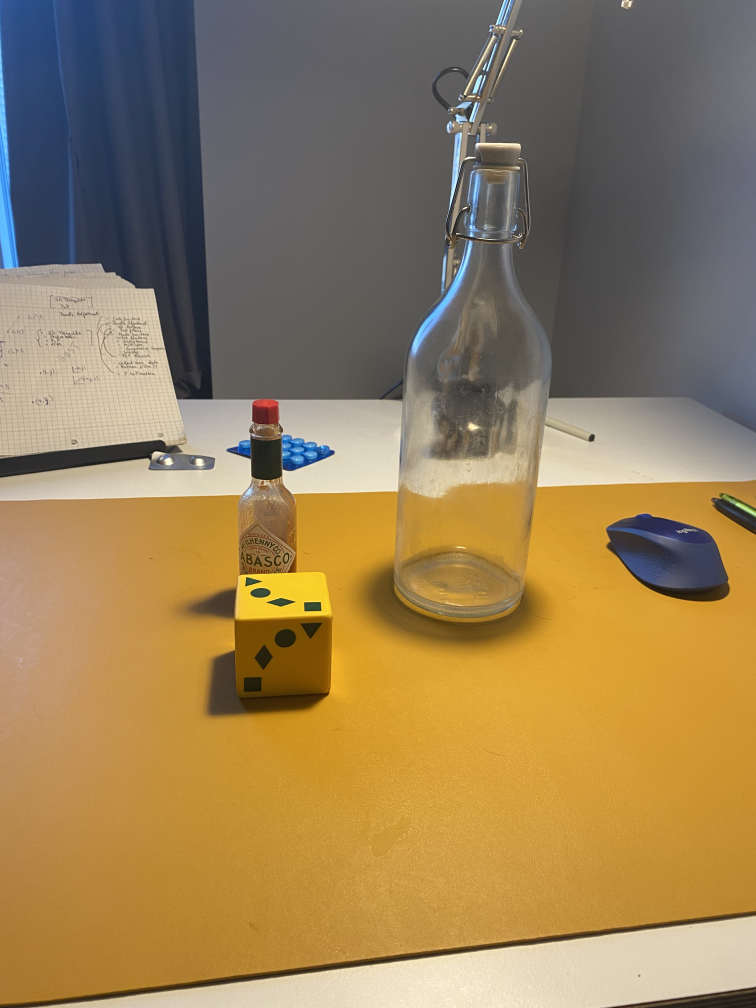
#> input picture test images/IMG_4849.JPG, 3024 x 4032 px, found by its file name (shown at 1/4 size)
$ jupyter execute Sfm.ipynb
#> lines starting #> are read from the running program, lines starting #| are printed output that depends on the picture; long printed decimals are rounded
[cell 1]
import numpy as np
import cv2
import matplotlib.pyplot as plt
import glob

[cell 2]
img1 = cv2.imread('test images\IMG_4849.JPG',cv2.IMREAD_GRAYSCALE)          # queryImage
img2 = cv2.imread('test images\IMG_4850.JPG',cv2.IMREAD_GRAYSCALE) # trainImage
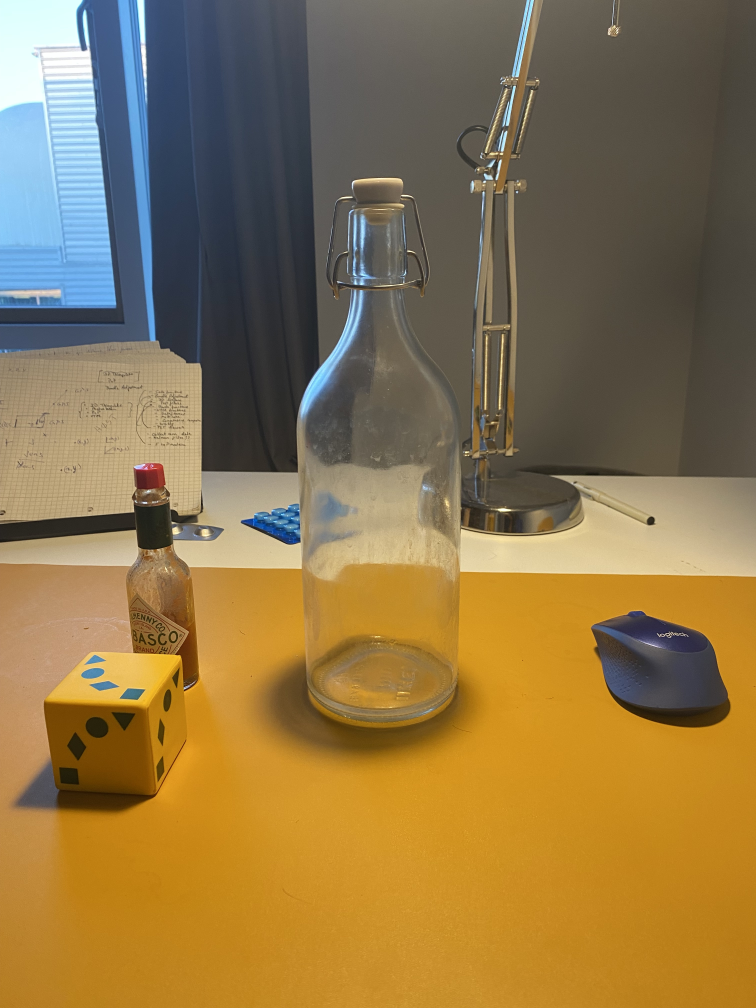
#> input picture test images/IMG_4850.JPG, 3024 x 4032 px, found by its file name (shown at 1/4 size)

scale_percent = 35 # percent of original size
width = int(img1.shape[1] * scale_percent / 100)
height = int(img1.shape[0] * scale_percent / 100)
dim = (width, height)

# resize image
img1 = cv2.resize(img1, dim, interpolation = cv2.INTER_AREA)
#> img1: shape (1411, 1058)
img2 = cv2.resize(img2, dim, interpolation = cv2.INTER_AREA)
#> img2: shape (1411, 1058)

print(np.shape(img1))
#| (1411, 1058)

[cell 3]
# Initiate SIFT detector
sift = cv2.SIFT_create()
# find the keypoints and descriptors with SIFT
kp1, des1 = sift.detectAndCompute(img1,None)
#> kp1 = 1088 keypoints; strongest (x, y, size): (639, 327, 1.8), (828, 613, 6.1), (720, 56, 2), (729, 43, 2)
kp2, des2 = sift.detectAndCompute(img2,None)
#> kp2 = 1272 keypoints; strongest (x, y, size): (204, 704, 1.8), (911, 729, 7.6), (652, 633, 1.9), (245, 743, 7)
# FLANN parameters
FLANN_INDEX_KDTREE = 1
index_params = dict(algorithm = FLANN_INDEX_KDTREE, trees = 5)
search_params = dict(checks=50)   # or pass empty dictionary
flann = cv2.FlannBasedMatcher(index_params,search_params)
matches = flann.knnMatch(des1,des2,k=2)
#> matches = 1088 matches
pts1 = []
pts2 = []
# Need to draw only good matches, so create a mask
matchesMask = [[0,0] for i in range(len(matches))]
#> matchesMask = 1088 pairs, first value 0 to 0, second value 0 to 0
# ratio test as per Lowe's paper
for i,(m,n) in enumerate(matches):
    if m.distance < 0.7*n.distance:
        matchesMask[i]=[1,0]
        pts2.append(kp2[m.trainIdx].pt)
        pts1.append(kp1[m.queryIdx].pt)
#> after the loop, matchesMask = 1088 pairs, first value 0 to 1, second value 0 to 0; pts1 = 181 pairs, first value 18.72 to 1019.2, second value 7.49 to 978.5; pts2 = 181 pairs, first value 60.11 to 1020, second value 47.11 to 1075.7
draw_params = dict(matchColor = (0,255,0),
                   singlePointColor = (255,0,0),
                   matchesMask = matchesMask,
                   flags = cv2.DrawMatchesFlags_DEFAULT)
#> draw_params = 4 items
img3 = cv2.drawMatchesKnn(img1,kp1,img2,kp2,matches,None,**draw_params)
plt.imshow(img3,),plt.show()

[cell 4]
pts1 = np.int32(pts1)
#> pts1 = 181 pairs, first value 18 to 1019, second value 7 to 978
pts2 = np.int32(pts2)
#> pts2 = 181 pairs, first value 60 to 1019, second value 47 to 1075
F, mask = cv2.findFundamentalMat(pts1,pts2,cv2.FM_LMEDS)
#> F = [[-1.07e-07, -1.21e-06, 0.0011], [2.53e-06, 5.2e-07, -0.00727], [-0.00191, 0.00634, 1]]; mask = 181 values, max 1 at index 0, min 0 at index 3, mean 0.84
# We select only inlier points
pts1 = pts1[mask.ravel()==1]
#> pts1 = 152 pairs, first value 18 to 871, second value 7 to 907
pts2 = pts2[mask.ravel()==1]
#> pts2 = 152 pairs, first value 80 to 853, second value 47 to 1032
print(F)
#| [[-1.06828712e-07 -1.21164522e-06  1.09769801e-03]
#|  [ 2.53074009e-06  5.19751889e-07 -7.26744746e-03]
#|  [-1.90571631e-03  6.33628439e-03  1.00000000e+00]]

def drawlines(img1,img2,lines,pts1,pts2):
    ''' img1 - image on which we draw the epilines for the points in img2
        lines - corresponding epilines '''
    r,c = img1.shape
    img1 = cv2.cvtColor(img1,cv2.COLOR_GRAY2BGR)
    img2 = cv2.cvtColor(img2,cv2.COLOR_GRAY2BGR)
    for r,pt1,pt2 in zip(lines,pts1,pts2):
        color = tuple(np.random.randint(0,255,3).tolist())
        x0,y0 = map(int, [0, -r[2]/r[1] ])
        x1,y1 = map(int, [c, -(r[2]+r[0]*c)/r[1] ])
        img1 = cv2.line(img1, (x0,y0), (x1,y1), color,1)
        img1 = cv2.circle(img1,tuple(pt1),5,color,-1)
        img2 = cv2.circle(img2,tuple(pt2),5,color,-1)
    return img1,img2

[cell 5]
# Find epilines corresponding to points in right image (second image) and
# drawing its lines on left image
lines1 = cv2.computeCorrespondEpilines(pts2.reshape(-1,1,2), 2,F)
#> lines1 = 152 rows, first 8: [-0.0736, 0.997, -461.7], [-0.0736, 0.997, -461.7], [-0.0646, 0.998, -486.8], [-0.0387, 0.999, -558.3], [-0.0387, 0.999, -558.3], [-0.0389, 0.999, -557.8], [-0.0378, 0.999, -560.9], [-0.0546, 0.999, -514.4]
lines1 = lines1.reshape(-1,3)
img5,img6 = drawlines(img1,img2,lines1,pts1,pts2)
#> the loop in drawlines, `for r,pt1,pt2 in zip(lines,pts1,pts2):` made 152 passes
#> (r, pt1, pt2, color, y0, y1) on passes 1 to 3: ([-0.0736, 0.997, -461.7], [18, 464], [82, 566], (172, 47, 117), 462, 541), ([-0.0736, 0.997, -461.7], [18, 464], [82, 566], (192, 67, 251), 462, 541), ([-0.0646, 0.998, -486.8], [22, 489], [80, 589], (195, 103, 9), 487, 556)
#> after the loop in drawlines, `for r,pt1,pt2 in zip(lines,pts1,pts2):`:
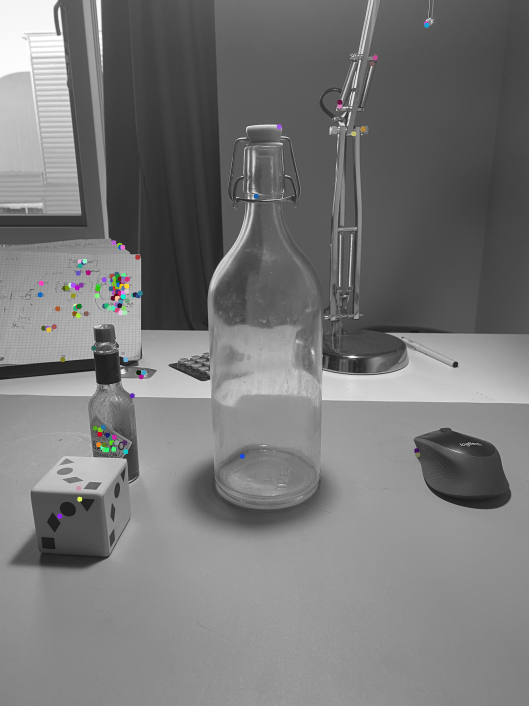
#> img2: shape (1411, 1058, 3) (shown at 1/2 size); mean B, G, R 119.7, 119.7, 119.7
# Find epilines corresponding to points in left image (first image) and
# drawing its lines on right image
lines2 = cv2.computeCorrespondEpilines(pts1.reshape(-1,1,2), 1,F)
#> lines2 = 152 rows, first 8: [0.0762, -0.997, 557.9], [0.0762, -0.997, 557.9], [0.0721, -0.997, 581.5], [0.0605, -0.998, 648], [0.0605, -0.998, 648], [0.0603, -0.998, 648.7], [0.0597, -0.998, 652.5], [0.0675, -0.998, 608]
lines2 = lines2.reshape(-1,3)
img3,img4 = drawlines(img2,img1,lines2,pts2,pts1)
#> the loop in drawlines (call 2), `for r,pt1,pt2 in zip(lines,pts1,pts2):` made 152 passes
#> (r, pt1, pt2, color, y0, y1) on passes 1 to 3: ([0.0762, -0.997, 557.9], [82, 566], [18, 464], (32, 170, 14), 559, 640), ([0.0762, -0.997, 557.9], [82, 566], [18, 464], (214, 28, 20), 559, 640), ([0.0721, -0.997, 581.5], [80, 589], [22, 489], (210, 68, 22), 583, 659)
#> after the loop in drawlines (call 2), `for r,pt1,pt2 in zip(lines,pts1,pts2):`:
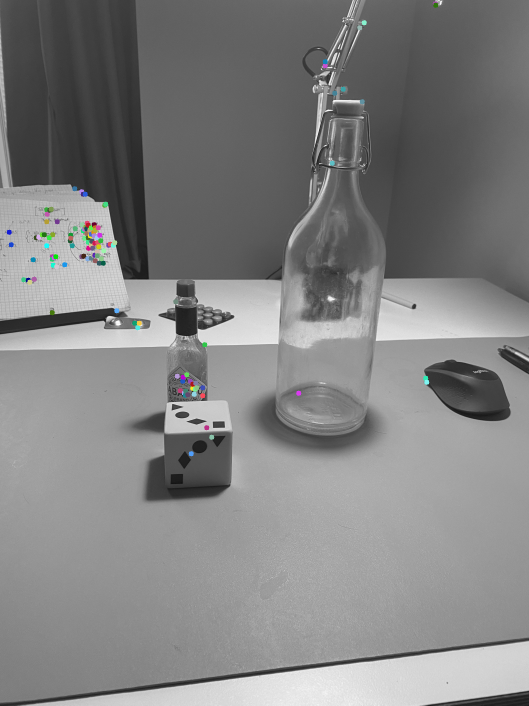
#> img2: shape (1411, 1058, 3) (shown at 1/2 size); mean B, G, R 129.7, 129.8, 129.6
plt.subplot(121),plt.imshow(img5)
plt.subplot(122),plt.imshow(img3)
plt.show()

[cell 6]
calib_img = cv2.imread('Caliberation Images/trial 2/IMG_4839.JPG')
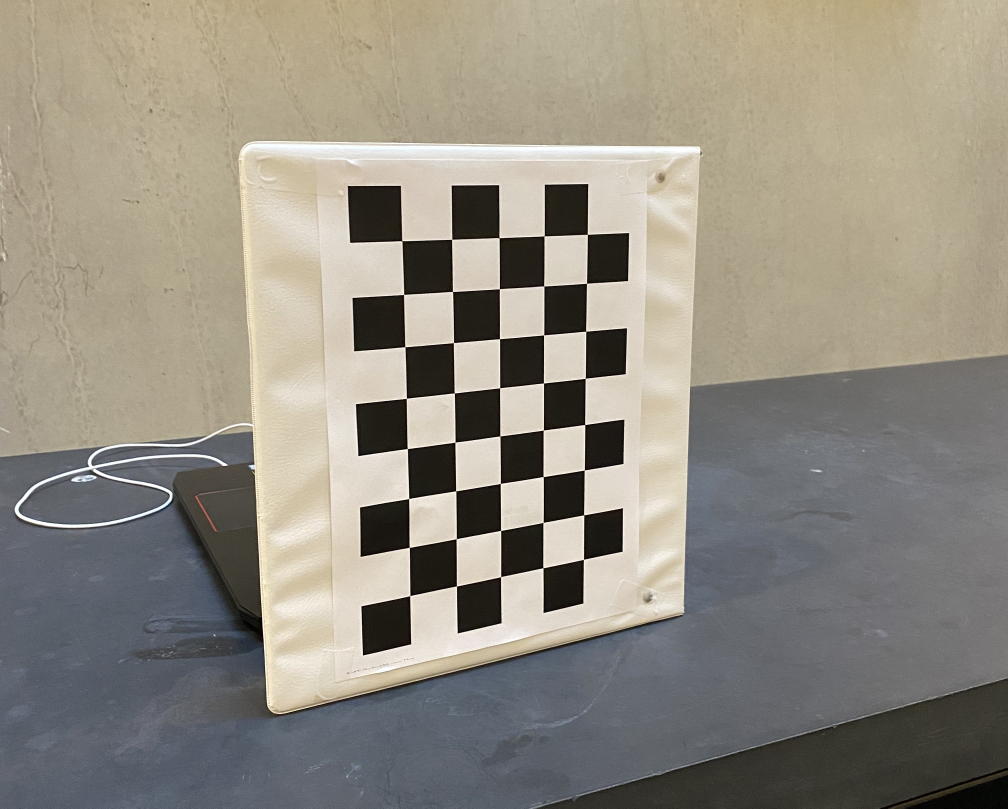
#> input picture Caliberation Images/trial 2/IMG_4839.JPG, 3024 x 2425 px (shown at 1/3 size)
#> calib_img is the input picture: shape (2425, 3024, 3); mean B, G, R 129.7, 141, 146.1


scale_percent = 35 # percent of original size
width = int(calib_img.shape[1] * scale_percent / 100)
height = int(calib_img.shape[0] * scale_percent / 100)
#> height = 848
dim = (width, height)
#> dim = (1058, 848)

# resize image
calib_imgg = cv2.resize(calib_img, dim, interpolation = cv2.INTER_AREA)

# cv2.imshow('img',calib_imgg)
# cv2.waitKey(0)
# cv2.destroyAllWindows()

This one

[cell 7]
#Define size of chessboard target.
chessboard_size = (8,5)

#Define arrays to save detected points
obj_points = [] #3D points in real world space
img_points = [] #3D points in image plane
#Prepare grid and points to display
objp = np.zeros((np.prod(chessboard_size),3),dtype=np.float32)
objp[:,:2] = np.mgrid[0:chessboard_size[0], 0:chessboard_size[1]].T.reshape(-1,2)
objp = objp * 0.03

[cell 8]
folderpath = 'Caliberation Images/trial 2'
calibration_paths = glob.glob(f'{folderpath}/*.jpg')
#Iterate over images to find intrinsic matrix
print(calibration_paths[0])
for fname in calibration_paths:

    img = cv2.imread(fname)
    img = cv2.resize(img, dim, interpolation = cv2.INTER_AREA)
    # cv2.imshow('img',img)
    # cv2.waitKey(0)
    # cv2.destroyAllWindows()

[cell 9]
#read images
calibration_paths = glob.glob('Caliberation Images/*.jpg')
#Iterate over images to find intrinsic matrix
for image_path in calibration_paths:
  #Load image
  image = cv2.imread(image_path)
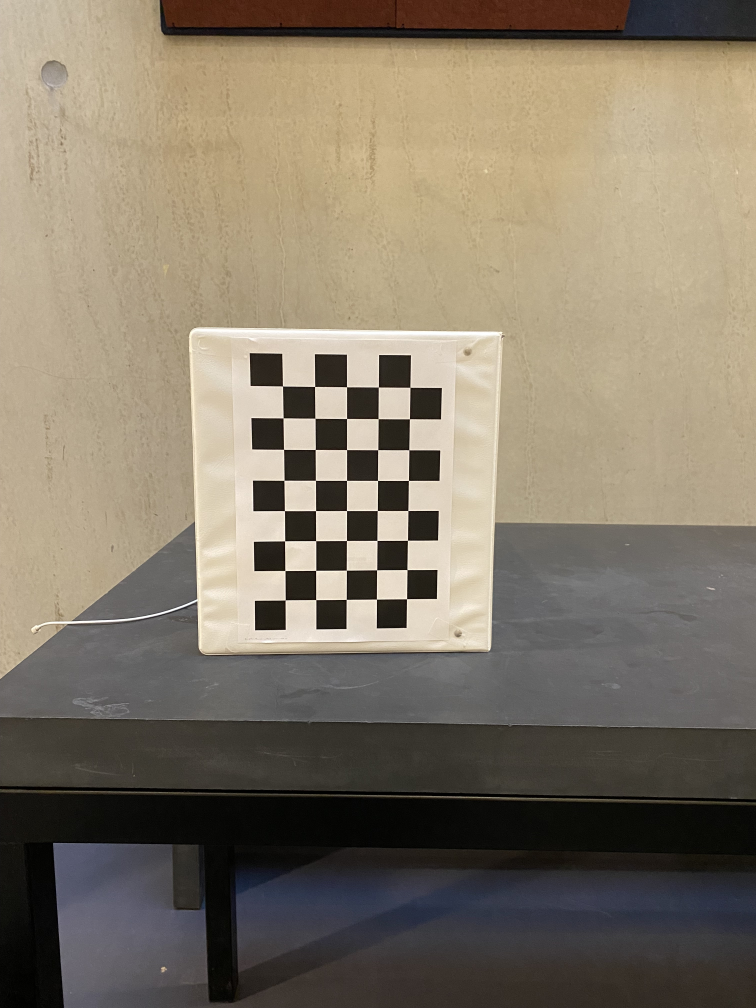
#> input picture Caliberation Images/IMG_4826.JPG, 3024 x 4032 px (shown at 1/4 size)
#> image is the input picture: shape (4032, 3024, 3); mean B, G, R 105.1, 121.3, 131.4
  img = cv2.resize(img, dim, interpolation = cv2.INTER_AREA)
  gray_image = cv2.cvtColor(image, cv2.COLOR_BGR2GRAY)
  print("Image loaded, Analizying...")
  #find chessboard corners
  ret,corners = cv2.findChessboardCorners(gray_image, chessboard_size, None)
#> ret = True; corners = 40 rows, first 8: [1142.1, 2401.4], [1141, 2283.3], [1140.4, 2164.7], [1139.2, 2044.1], [1137.8, 1921.9], [1135.8, 1798.5], [1134.1, 1672.9], [1130.9, 1545]
  if ret == True:
    print("Chessboard detected!")
    print(image_path)
    #define criteria for subpixel accuracy
    criteria = (cv2.TERM_CRITERIA_EPS + cv2.TERM_CRITERIA_MAX_ITER, 30, 0.001)
    #refine corner location (to subpixel accuracy) based on criteria.
    cv2.cornerSubPix(gray_image, corners, (5,5), (-1,-1), criteria)
    obj_points.append(objp)
    img_points.append(corners)

[cell 10]
#Calibrate camera
ret, K, dist, rvecs, tvecs = cv2.calibrateCamera(obj_points, img_points,gray_image.shape[::-1], None, None)
#> ret = 0.272; K = [[2765, 0, 1418.2], [0, 2717.9, 2128.5], [0, 0, 1]]; dist = [[0.107, -0.386, 0.0103, -0.00673, 12.37]]; rvecs = ([0.162, 0.0892, -1.57],); tvecs = ([-0.0678, 0.0681, 0.683],)
# [7 lines of commented-out code are left out]
print(tvecs[0])
#| [[-0.06776]
#|  [ 0.06809  ]
#|  [ 0.6831]]

[cell 11]
random =np.zeros((3,4))
random[:3,:3] = cv2.Rodrigues(rvecs[0])[0]
random[:3,3] = tvecs[0].transpose()
print(random)

[cell 12]
R = cv2.Rodrigues(rvecs[0])[0]
#> R = [[0.00419, 0.999, -0.0462], [-0.987, -0.00322, -0.159], [-0.159, 0.0462, 0.986]]
t = tvecs[0]
#> t = [-0.0678, 0.0681, 0.683]
Rt = np.concatenate([R,t], axis=-1) # [R|t]
#> Rt = [[0.00419, 0.999, -0.0462, -0.0678], [-0.987, -0.00322, -0.159, 0.0681], [-0.159, 0.0462, 0.986, 0.683]]
P = np.matmul(K,Rt) # A[R|t]
#> P = [[-214.4, 2827.6, 1270.9, 781.4], [-3022.2, 89.63, 1665.9, 1638.9], [-0.159, 0.0462, 0.986, 0.683]]
print(P)
#| [[-2.14351936e+02  2.82760179e+03  1.27093014e+03  7.81366511e+02]
#|  [-3.02221941e+03  8.96300556e+01  1.66594783e+03  1.63894391e+03]
#|  [-1.59304793e-01  4.62282188e-02  9.86146508e-01  6.83065093e-01]]

[cell 13]
def FindProjectionMatrix(rotationMatrix,translationVector,K):
    if(np.shape(rotationMatrix)!=(3,3)):
        R = cv2.Rodrigues(rotationMatrix[0])[0]
        print('debug')
    R =rotationMatrix
    Rt = np.concatenate([R,translationVector], axis=-1) # [R|t]
    P = np.matmul(K,Rt) # A[R|t]
    return P

[cell 14]
img = cv2.imread('Caliberation Images\IMG_4826.JPG')
img = cv2.resize(img, dim, interpolation = cv2.INTER_AREA)
h,  w = img.shape[:2]
newcameramtx, roi = cv2.getOptimalNewCameraMatrix(K, dist, (w,h), 1, (w,h))
#> newcameramtx = [[4469.7, 0, 1202], [0, 2340.8, 1053.2], [0, 0, 1]]; roi = (0, 0, 0, 0)
# undistort
dst = cv2.undistort(img, K, dist, None, newcameramtx)
# crop the image
x, y, w, h = roi
#> x = 0; y = 0; w = 0; h = 0
dst = dst[y:y+h, x:x+w]
#> dst = empty array
cv2.imshow('undistorted',img)
cv2.waitKey(0)
cv2.destroyAllWindows()

[cell 15]
E =np.matmul(np.transpose(K),F,K)
#> E = [[-0.000295, -0.00335, 3.04], [0.00688, 0.00141, -19.75], [0.00333, 0.00572, -12.91]]
print(E)
#| [[-2.95382675e-04 -3.35021363e-03  3.03514823e+00]
#|  [ 6.87824147e-03  1.41262195e-03 -1.97520317e+01]
#|  [ 3.32937526e-03  5.72422086e-03 -1.29117761e+01]]

[cell 16]
print(cv2.decomposeEssentialMat(E)[2])
#| [[-0.8164]
#|  [ 0.2228]
#|  [-0.5328]]

[cell 17]
Basepair_2 =FindProjectionMatrix(cv2.decomposeEssentialMat(E)[0],cv2.decomposeEssentialMat(E)[2],K)
#> in FindProjectionMatrix, `R =rotationMatrix`: R = [[0.824, 0.069, -0.563], [-0.412, 0.754, -0.511], [0.389, 0.653, 0.65]]
#> in FindProjectionMatrix, `Rt = np.concatenate([R,translationVector], axis=-1)`: Rt = [[0.824, 0.069, -0.563, -0.816], [-0.412, 0.754, -0.511, 0.223], [0.389, 0.653, 0.65, -0.533]]
#> in FindProjectionMatrix, `P = np.matmul(K,Rt)`: P = [[1.18, 1.98, 1.97, -1.62], [-7.69, -12.9, -12.84, 10.52], [-5.03, -8.43, -8.39, 6.88]]
#> Basepair_2 has the same summary as P in FindProjectionMatrix
print(Basepair_2)
#| [[  1.183   1.980   1.973  -1.618]
#|  [ -7.685 -12.897 -12.835  10.518]
#|  [ -5.027  -8.427  -8.392    6.878]]

[cell 18]
#Basepair_1 = FindProjectionMatrix(np.ones_like(cv2.decomposeEssentialMat(E)[1]),np.ones_like(cv2.decomposeEssentialMat(E)[2]),K)
#Basepair_1 = FindProjectionMatrix(np.eye(3),np.zeros_like(cv2.decomposeEssentialMat(E)[2]),K)
Basepair_1 = np.eye(4)
print(Basepair_1)

[cell 19]
print(K)
#| [[-2.95382675e-04 -3.35021363e-03  3.03514823e+00]
#|  [ 6.87824147e-03  1.41262195e-03 -1.97520317e+01]
#|  [ 3.32937526e-03  5.72422086e-03 -1.29117761e+01]]

[cell 20]
left_point_t = np.array(img1).transpose()
right_point_t =np.array(img2).transpose()
triangulation  =cv2.triangulatePoints(Basepair_1[:3],Basepair_2[:3],pts1[:5].transpose(),pts2[:5].transpose())
#> triangulation = [[-270178429, 1049903441, -270178429, 1049903441, -270178429], [1049903441, -270178429, 1049903441, -270178429, 1049903441], [-1095716730, -984191988, -1095716730, -984191988, -1095716730], [1071925389, 1490574361, 1071925389, 1490574361, 1071925389]]

[cell 21]
print ('3d\n', triangulation[:5])
#| 3d
#|  [[ -270178429  1049903441  -270178429  1049903441  -270178429]
#|  [ 1049903441  -270178429  1049903441  -270178429  1049903441]
#|  [-1095716730  -984191988 -1095716730  -984191988 -1095716730]
#|  [ 1071925389  1490574361  1071925389  1490574361  1071925389]]
print ('pts1\n', pts1[:5].transpose())
#| pts1
#|  [[ 18  18  22  47  47]
#|  [464 464 489 559 559]]
print ('pts2\n', pts2[:5].transpose())
#| pts2
#|  [[ 82  82  80  87  87]
#|  [566 566 589 656 656]]

[cell 22]
print(triangulation[:5][:][:][2]/triangulation[:5][:][:][3])
#| [-1.022 -0.6603 -1.022 -0.6603 -1.022]

[cell 23]
# Camera projection matrices
P1 = np.eye(4)
P2 = np.array([[ 0.878, -0.01 ,  0.479, -1.995],
            [ 0.01 ,  1.   ,  0.002, -0.226],
            [-0.479,  0.002,  0.878,  0.615],
            [ 0.   ,  0.   ,  0.   ,  1.   ]])
# Homogeneous arrays
a3xN = np.array([[ 0.091,  0.167,  0.231,  0.083,  0.154],
              [ 0.364,  0.333,  0.308,  0.333,  0.308],
              [ 1.   ,  1.   ,  1.   ,  1.   ,  1.   ]])
b3xN = np.array([[ 0.42 ,  0.537,  0.645,  0.431,  0.538],
              [ 0.389,  0.375,  0.362,  0.357,  0.345],
              [ 1.   ,  1.   ,  1.   ,  1.   ,  1.   ]])
# The cv2 method
X = cv2.triangulatePoints( P1[:3], P2[:3], a3xN[:2], b3xN[:2] )
# Remember to divide out the 4th row. Make it homogeneous
X /= X[3]
# Recover the origin arrays from PX
x1 = np.dot(P1[:3],X)
x2 = np.dot(P2[:3],X)
# Again, put in homogeneous form before using them
x1 /= x1[2]
x2 /= x2[2]

print ('X\n', X)
print ('x1\n', x1)
print ('x2\n', x2)

[cell 24]
print(pts1[0].transpose())
#| [ 18 464]
print(a3xN[:2])

[cell 25]
corr_img =cv2.imread('test images\IMG_4849.JPG')
#> corr_img is the input picture: shape (4032, 3024, 3); mean B, G, R 88.3, 127.3, 150.5
corr_img = cv2.resize(corr_img, dim, interpolation = cv2.INTER_AREA)
#> corr_img: shape (848, 1058, 3)
for point in pts1[:5]:
    circle_image_1 = cv2.circle(corr_img, (point[0],point[1]), 20, (255, 0, 0), 5)
#> this loop made 5 passes
#> point on passes 1 to 5: [18, 464], [18, 464], [22, 489], [47, 559], [47, 559]
#> corr_img: shape (848, 1058, 3); mean B, G, R 88.7, 126.9, 150

cv2.imshow('result',circle_image_1)
cv2.waitKey(0)
cv2.destroyAllWindows()

[cell 26]
corr_img_2 =cv2.imread('test images\IMG_4850.JPG')
#> corr_img_2 is the input picture: shape (4032, 3024, 3); mean B, G, R 74.1, 117.6, 141.5
corr_img_2 = cv2.resize(corr_img_2, dim, interpolation = cv2.INTER_AREA)
#> corr_img_2: shape (848, 1058, 3)
for point in pts2[:5]:
    circle_image_2 = cv2.circle(corr_img, (point[0],point[1]), 20, (255, 0, 0), 5)
#> this loop made 5 passes
#> point on passes 1 to 5: [82, 566], [82, 566], [80, 589], [87, 656], [87, 656]
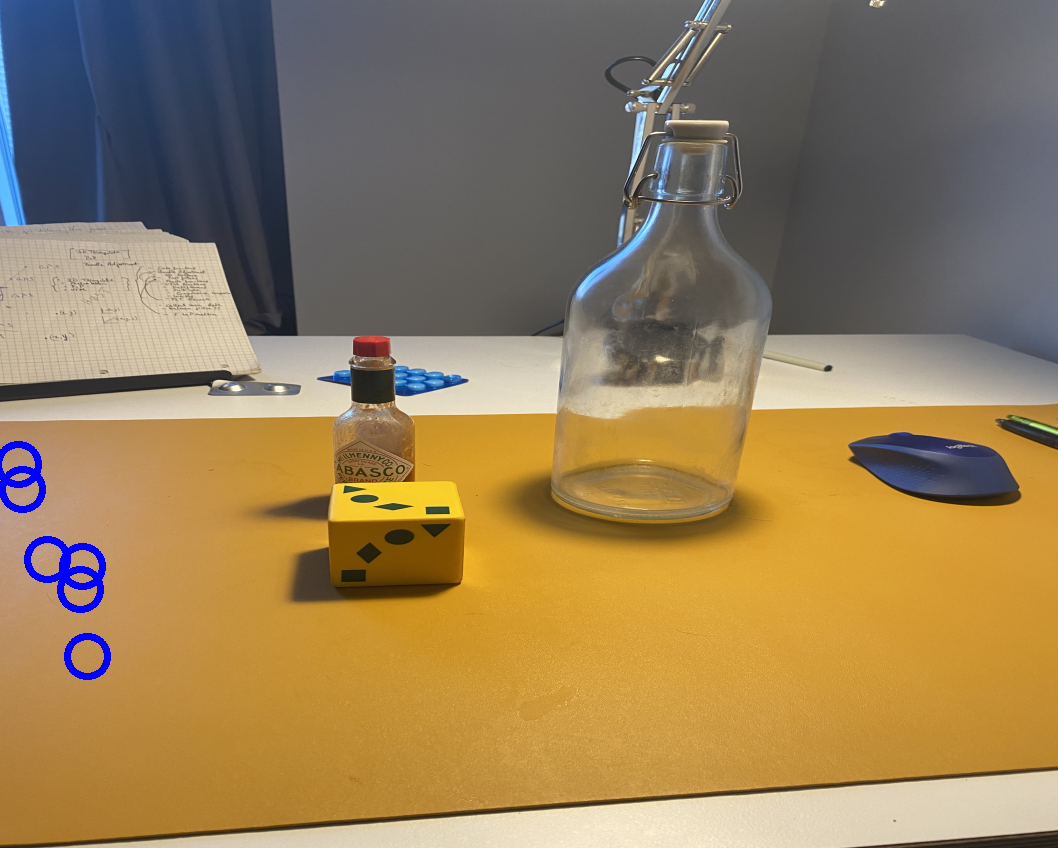
#> corr_img: shape (848, 1058, 3); mean B, G, R 89.1, 126.5, 149.5

cv2.imshow('result',circle_image_2)
cv2.waitKey(0)
cv2.destroyAllWindows()
